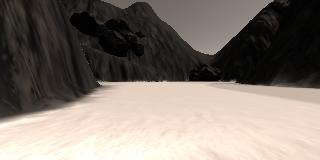
#> input picture sample.jpg, 320 x 160 px
$ jupyter execute Project_Search_And_Sample_Return.ipynb
#> lines starting #> are read from the running program, lines starting #| are printed output that depends on the picture; after the words box and inside, x2 and y2 are one past the last pixel; in counts of white or black regions, pixels touching at a corner belong together
[cell 1]
import matplotlib.image as mpimg
import matplotlib.pyplot as plt
import numpy as np
import cv2

[cell 2]
sampleimg = 'sample.jpg'
image = mpimg.imread(sampleimg)
#> image is the input picture: shape (160, 320, 3); mean R, G, B 128.4, 119, 110.8
plt.imshow(image)
plt.show()

[cell 3]
print(image.dtype)
#| uint8
print(image.size)
#| 153600
print(image.shape)
#| (160, 320, 3)
print(np.min(image),np.max(image))
#| 0 255

[cell 4]
red_channel = np.copy(image)
red_channel[:,:,[1,2]]=0
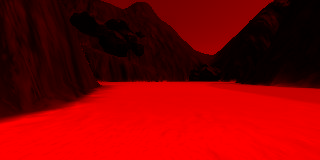
#> red_channel: shape (160, 320, 3); mean R, G, B 128.4, 0, 0
green_channel=np.copy(image)
green_channel[:,:,[0,2]]=0
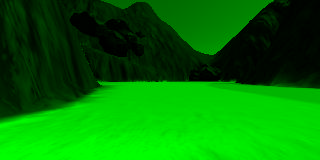
#> green_channel: shape (160, 320, 3); mean R, G, B 0, 119, 0
blue_channel = np.copy(image)
blue_channel[:,:,[0,1]]=0
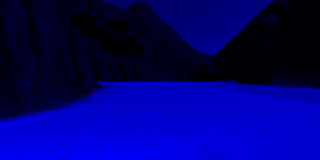
#> blue_channel: shape (160, 320, 3); mean R, G, B 0, 0, 110.8

fig = plt.figure(figsize=(15,5))
plt.subplot(131)
plt.imshow(green_channel)
plt.subplot(132)
plt.imshow(red_channel)
plt.subplot(133)
plt.imshow(blue_channel)
plt.show()
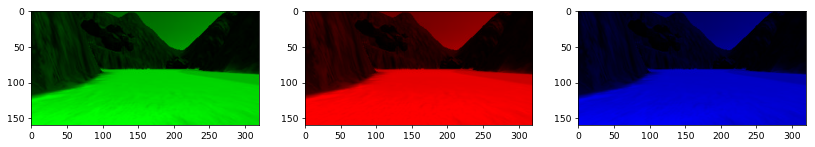
#> figure drawn by matplotlib, 3 panels

[cell 5]
def color_thresh(img,rgb_thresh=[160,160,160]):
    color_select = np.zeros_like(img[:,:,0])
    above_thresh = (img[:,:,0] >= rgb_thresh[0]) & (img[:,:,1] >= rgb_thresh[1]) & (img[:,:,2] >= rgb_thresh[2])
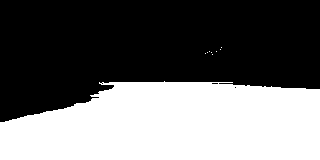
#> above_thresh: shape (160, 320) bool; 42.2% white; 9 white regions (8 under 20 px), largest, box (x1, y1, x2, y2) and area: (0, 81, 320, 160) 21593
    color_select[above_thresh]=1
    plt.imshow(color_select,cmap='gray') #cmap = 'gray' for plotting binary images
    return 0

[cell 6]
color_thresh(image)
#> Out = 0

[cell 7]
#Perspective Transform
grid = mpimg.imread('example_grid1.jpg')
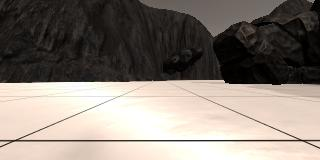
#> input picture example_grid1.jpg, 320 x 160 px
#> grid is the input picture: shape (160, 320, 3); mean R, G, B 135.1, 126.3, 118.3
